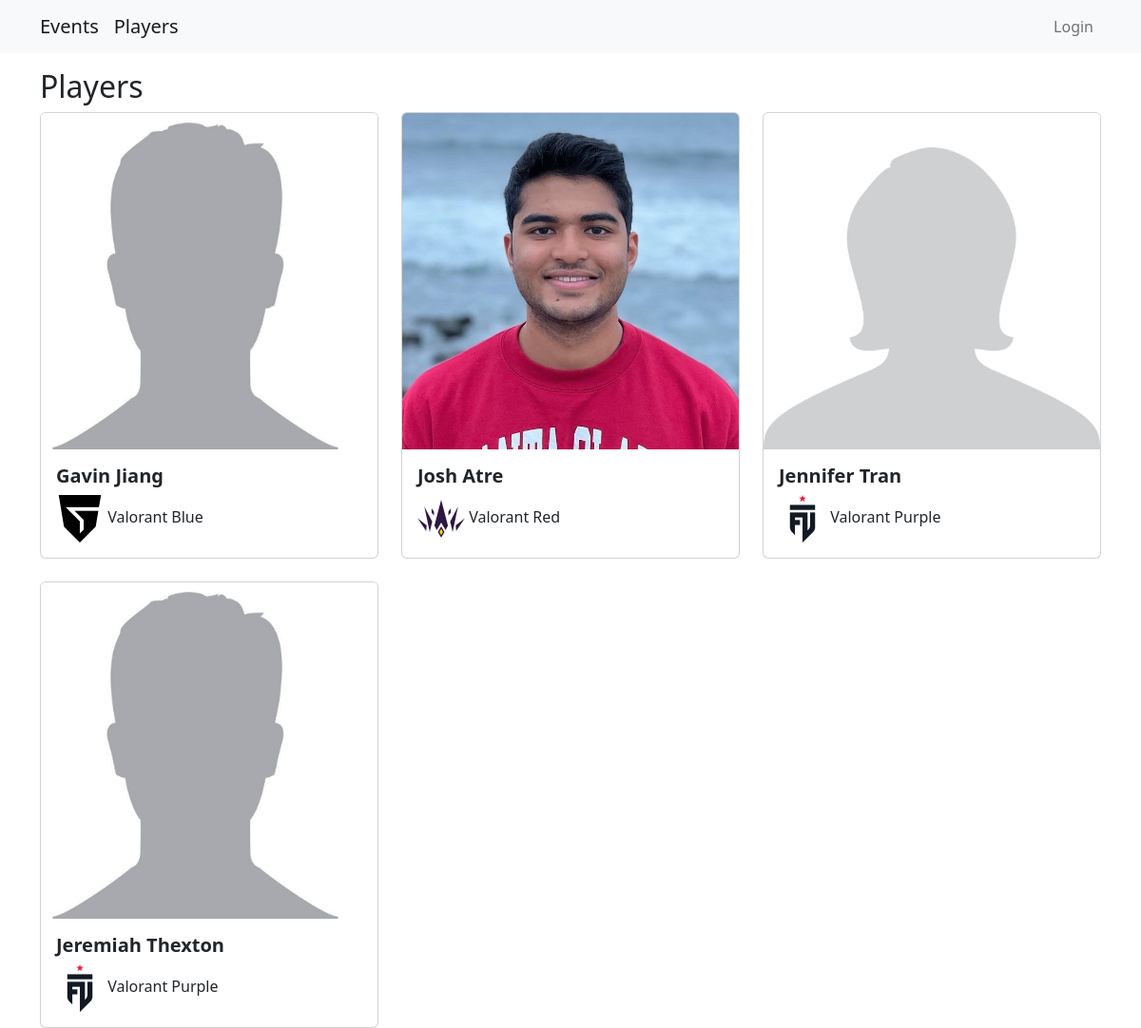
Screenshot of /players/ with the database file from the repository.
### teams/models.py (models this page shows, shortened)
class Player(models.Model):
    name = models.CharField(max_length=100)
    email = models.EmailField()
    discord = models.CharField(max_length=100)
    rank = models.CharField(max_length=100)
    rank_division = models.IntegerField()
    team = models.ForeignKey(Team, on_delete=models.CASCADE)
    profile_photo = models.ImageField(upload_to="teams/images/")

class Team(models.Model):
    color = models.CharField(max_length=50)
    game = models.CharField(max_length=100)
    logo = models.ImageField(upload_to="teams/images/", blank=True)
    def __str__(self):
        return f"{self.game} {self.color}"

### teams/views.py (the view)
# urls.py: path('players/', teamsViews.players, name='players'),
def players(request):
    players = Player.objects.all()
    return render(request, 'players.html', {'players': players})

### teams/templates/players.html
{% extends 'base.html' %}
{% block content %}
    <h2>Players</h2>
    <div class="row row-cols-1 row-cols-md-3 g-4">
        {% for player in players %}
            <div v-for="movie in movies" class="col">
                <div class="card">
                    <img class="card-img-top" src="{{ player.profile_photo.url }}" />
                    <div class="card-body">
                        <h5 class="card-title fw-bold">{{ player.name }}</h5>
                        <img style="width:50px" src="{{ player.team.logo.url }}" />
                        <span class="card-text">{{ player.team }}</span>
                    </div>
                </div>
            </div>
        {% endfor %}
    </div>
{% endblock content %}

### rows the page displays
Player: profile_photo (picture), name "Gavin Jiang", team.logo (picture), team "Valorant Blue"
Player: profile_photo (picture), name "Josh Atre", team.logo (picture), team "Valorant Red"
Player: profile_photo (picture), name "Jennifer Tran", team.logo (picture), team "Valorant Purple"
Player: profile_photo (picture), name "Jeremiah Thexton", team.logo (picture), team "Valorant Purple"
